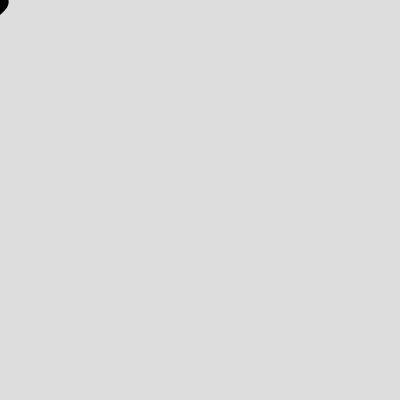
Frame 1 (no input)
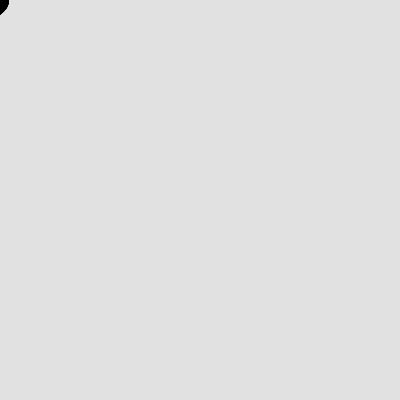
Frame 60 (no input)
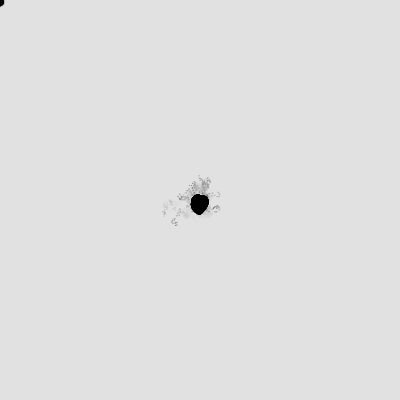
Frame 120 (the mouse pressed at the canvas centre since frame 60)

The p5.js sketch that drew these frames (run headless with seeded random() and noise() and a simulated clock; from frame 60 on, the mouse is pressed at the canvas centre):

// p5.js sketch
// ── sketch.js
// Array to store all heart objects with their properties
let allHearts = [];

// Initial setup function
function setup() {
  createCanvas(400, 400);  // Create square canvas
  background(220);  // Light gray background
}

// Main animation loop
function draw() {
  background(220, 20);  // Semi-transparent background for trail effect
  
  // Create new heart at mouse position
  allHearts.push({
    x: mouseX,          // Horizontal position
    y: mouseY,          // Vertical position
    size: 15,           // Initial size
    color: getHeartColor(),  // Color based on position
    isExplosion: false, // Regular heart by default
    rotation: 0         // Initial rotation
  });
  
  // Limit number of hearts (currently inactive)
  if (allHearts.length > 100) {
  }
  
  // Process and display all hearts
  for (let i = 0; i < allHearts.length; i++) {
    let heart = allHearts[i];
    
    push();  // Save current drawing state
    
    // Position and rotate heart
    translate(heart.x, heart.y);
    rotate(heart.rotation);
    
    // Draw heart shape
    fill(heart.color);
    noStroke();
    drawHeartShape(heart.size);
    
    pop();  // Restore drawing state
    
    // Behavior for regular hearts
    if (!heart.isExplosion) {
      heart.size = map(i, 0, allHearts.length, 5, 15);  // Size based on position in array
      heart.rotation += 0.02;  // Gentle rotation
    }
    // Behavior for explosion hearts
    else {
      // Random movement for explosion effect
      heart.x += random(-3, 3);
      heart.y += random(-3, 3);
      heart.size *= 0.95;  // Shrink over time
      heart.rotation += 0.1;  // Faster rotation
      
      // Remove tiny hearts
      if (heart.size < 1) {
        allHearts.splice(i, 1);
        i--;  // Adjust index after removal
      }
    }
  }
}

// Mouse click handler for explosion effect
function mousePressed() {
  // Create multiple explosion hearts
  for (let i = 0; i < 30; i++) {
    allHearts.push({
      x: mouseX,
      y: mouseY,
      size: random(8, 15),  // Random size
      color: getHeartColor(),
      isExplosion: true,  // Mark as explosion
      rotation: 0
    });
  }
}

// Function to draw heart shape
function drawHeartShape(size) {
  beginShape();
  vertex(0, -size/4);  // Top center point
  // Left curve of heart
  bezierVertex(-size/2, -size/2, -size, size/4, 0, size);
  // Right curve of heart
  bezierVertex(size, size/4, size/2, -size/2, 0, -size/4);
  endShape(CLOSE);  // Complete the shape
}

// Function to determine heart color based on position
function getHeartColor() {
  if (mouseX > 200) {  // Right side of canvas
    if (mouseY < 200) {  // Top right quadrant
      return color(255, 0, 0);  // Red
    } else {  // Bottom right quadrant
      return color(0, 0, 255);  // Blue
    }
  } else {  // Left side of canvas
    if (mouseY > 200) {  // Bottom left quadrant
      return color(255);  // White
    } else {  // Top left quadrant
      return color(0);  // Black
    }
  }
}
